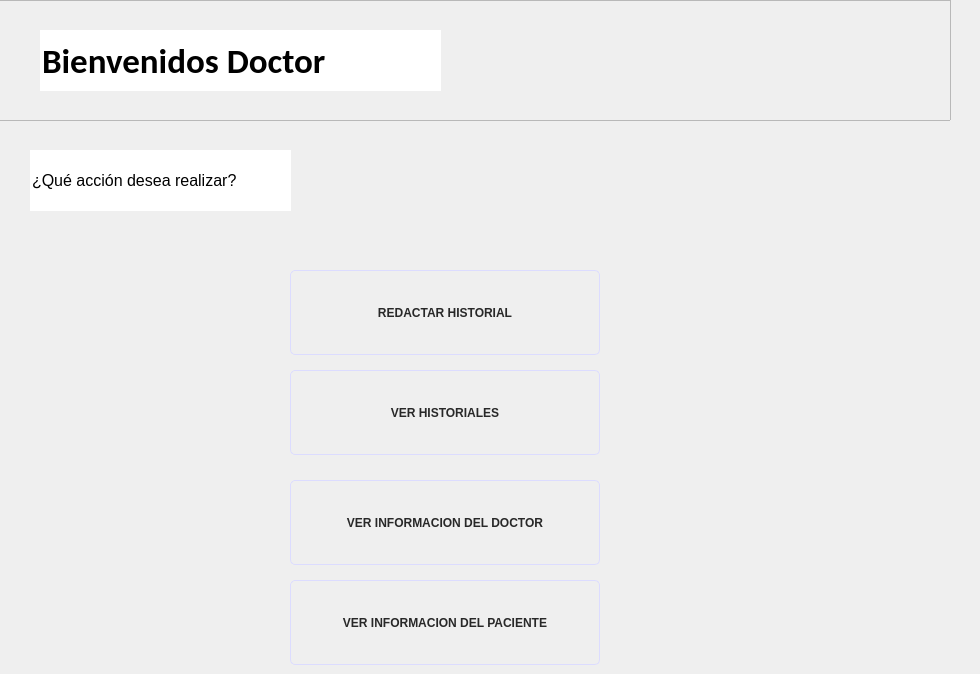
    <widget class="QWidget" name="tab">
     <attribute name="title">
      <string>Tab 1</string>
     </attribute>
     <widget class="QFrame" name="frame_2">
      <property name="geometry">
       <rect>
        <x>-20</x>
        <y>0</y>
        <width>971</width>
        <height>121</height>
       </rect>
      </property>
      <property name="styleSheet">
       <string notr="true">background-image: url(Iconos/cielito.png)</string>
      </property>
      <property name="frameShape">
       <enum>QFrame::StyledPanel</enum>
      </property>
      <property name="frameShadow">
       <enum>QFrame::Raised</enum>
      </property>
      <widget class="QLineEdit" name="lineEdit_5">
       <property name="geometry">
        <rect>
         <x>60</x>
         <y>30</y>
         <width>401</width>
         <height>61</height>
        </rect>
       </property>
       <property name="font">
        <font>
         <family>Calibri</family>
         <pointsize>26</pointsize>
         <weight>75</weight>
         <bold>true</bold>
        </font>
       </property>
       <property name="styleSheet">
        <string notr="true">border: none; background-image: transparent</string>
       </property>
       <property name="text">
        <string>Bienvenidos Doctor</string>
       </property>
      </widget>
     </widget>
     <widget class="QLineEdit" name="lineEdit_9">
      <property name="geometry">
       <rect>
        <x>30</x>
        <y>150</y>
        <width>261</width>
        <height>61</height>
       </rect>
      </property>
      <property name="font">
       <font>
        <family>Arial</family>
        <pointsize>12</pointsize>
       </font>
      </property>
      <property name="styleSheet">
       <string notr="true">border: none</string>
      </property>
      <property name="text">
       <string>¿Qué acción desea realizar?</string>
      </property>
     </widget>
     <widget class="QPushButton" name="pushButton_7">
      <property name="enabled">
       <bool>true</bool>
      </property>
      <property name="geometry">
       <rect>
        <x>290</x>
        <y>270</y>
        <width>310</width>
        <height>85</height>
       </rect>
      </property>
      <property name="font">
       <font>
        <weight>87</weight>
        <bold>true</bold>
       </font>
      </property>
      <property name="cursor">
       <cursorShape>PointingHandCursor</cursorShape>
      </property>
      <property name="styleSheet">
       <string notr="true">border: 1px solid rgb(220,220,255); border-radius: 5px; color: rgb(40, 40, 40); font-weight: 700</string>
      </property>
      <property name="text">
       <string>REDACTAR HISTORIAL</string>
      </property>
      <property name="icon">
       <iconset>
        <normaloff>../iconos/iconohistorial.png</normaloff>../iconos/iconohistorial.png</iconset>
      </property>
      <property name="iconSize">
       <size>
        <width>55</width>
        <height>55</height>
       </size>
      </property>
      <property name="autoDefault">
       <bool>false</bool>
      </property>
     </widget>
     <widget class="QPushButton" name="pushButton_9">
      <property name="enabled">
       <bool>true</bool>
      </property>
      <property name="geometry">
       <rect>
        <x>290</x>
        <y>480</y>
        <width>310</width>
        <height>85</height>
       </rect>
      </property>
      <property name="font">
       <font>
        <weight>87</weight>
        <bold>true</bold>
       </font>
      </property>
      <property name="cursor">
       <cursorShape>PointingHandCursor</cursorShape>
      </property>
      <property name="styleSheet">
       <string notr="true">border: 1px solid rgb(220,220,255); border-radius: 5px; color: rgb(40, 40, 40); font-weight: 700</string>
      </property>
      <property name="text">
       <string>VER INFORMACION DEL DOCTOR</string>
      </property>
      <property name="icon">
       <iconset>
        <normaloff>../iconos/verinformaciondoctor.png</normaloff>../iconos/verinformaciondoctor.png</iconset>
      </property>
      <property name="iconSize">
       <size>
        <width>55</width>
        <height>55</height>
       </size>
      </property>
      <property name="autoDefault">
       <bool>false</bool>
      </property>
     </widget>
     <widget class="QPushButton" name="pushButton_11">
      <property name="enabled">
       <bool>true</bool>
      </property>
      <property name="geometry">
       <rect>
        <x>290</x>
        <y>580</y>
        <width>310</width>
        <height>85</height>
       </rect>
      </property>
      <property name="font">
       <font>
        <weight>87</weight>
        <bold>true</bold>
       </font>
      </property>
      <property name="cursor">
       <cursorShape>PointingHandCursor</cursorShape>
      </property>
      <property name="styleSheet">
       <string notr="true">border: 1px solid rgb(220,220,255); border-radius: 5px; color: rgb(40, 40, 40); font-weight: 700</string>
      </property>
      <property name="text">
       <string>VER INFORMACION DEL PACIENTE</string>
      </property>
      <property name="icon">
       <iconset>
        <normaloff>../iconos/verinformacionpaciente.jpg</normaloff>../iconos/verinformacionpaciente.jpg</iconset>
      </property>
      <property name="iconSize">
       <size>
        <width>55</width>
        <height>55</height>
       </size>
      </property>
      <property name="autoDefault">
       <bool>false</bool>
      </property>
     </widget>
     <widget class="QPushButton" name="pushButton_8">
      <property name="enabled">
       <bool>true</bool>
      </property>
      <property name="geometry">
       <rect>
        <x>290</x>
        <y>370</y>
        <width>310</width>
        <height>85</height>
       </rect>
      </property>
      <property name="font">
       <font>
        <weight>87</weight>
        <bold>true</bold>
       </font>
      </property>
      <property name="cursor">
       <cursorShape>PointingHandCursor</cursorShape>
      </property>
      <property name="styleSheet">
       <string notr="true">border: 1px solid rgb(220,220,255); border-radius: 5px; color: rgb(40, 40, 40); font-weight: 700</string>
      </property>
      <property name="text">
       <string>VER HISTORIALES</string>
      </property>
      <property name="icon">
       <iconset>
        <normaloff>../iconos/iconoverhistoriales.png</normaloff>../iconos/iconoverhistoriales.png</iconset>
      </property>
      <property name="iconSize">
       <size>
        <width>55</width>
        <height>55</height>
       </size>
      </property>
      <property name="autoDefault">
       <bool>false</bool>
      </property>
     </widget>
    </widget>
